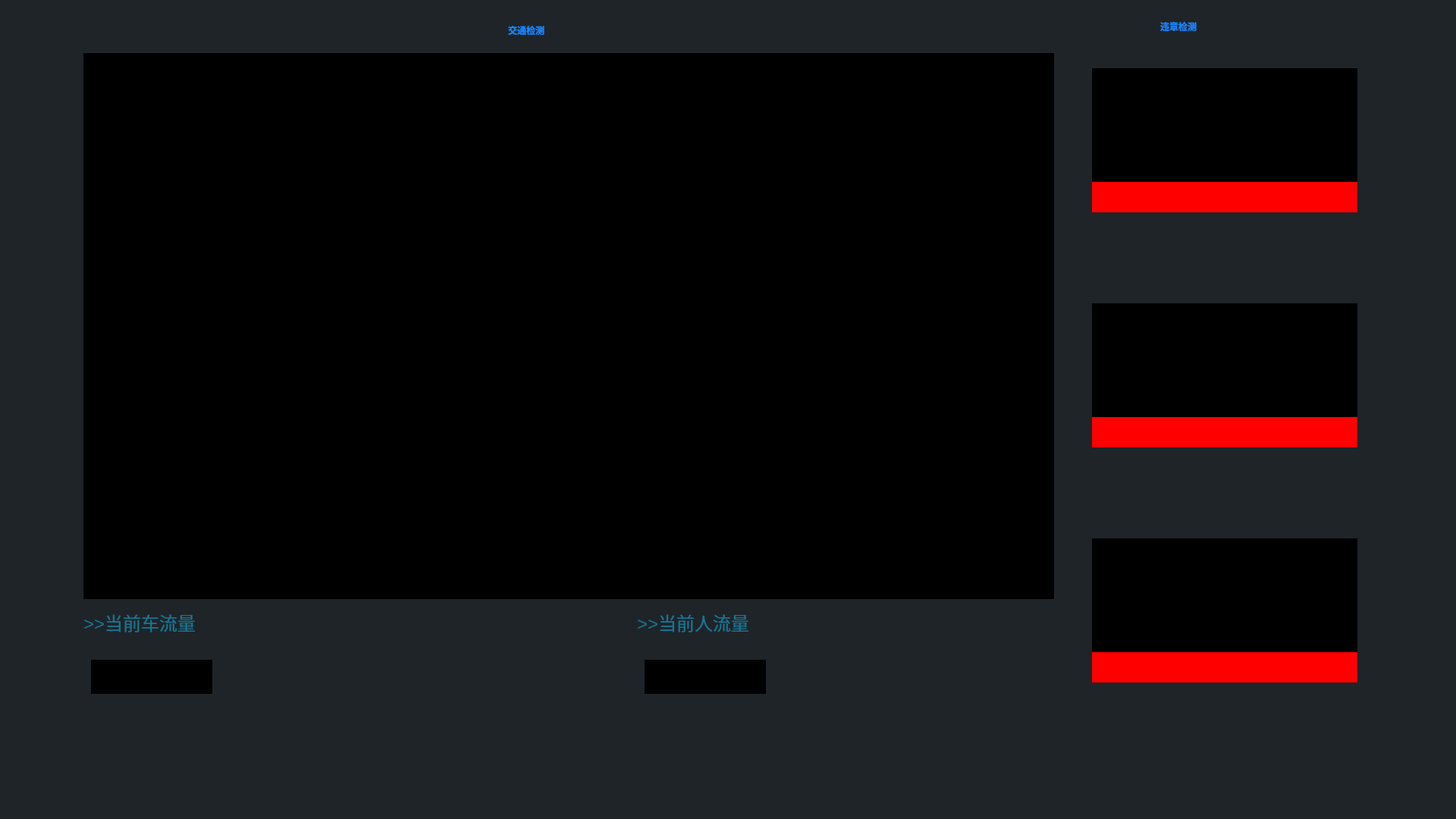
<?xml version="1.0" encoding="UTF-8"?>
<ui version="4.0">
 <class>MainWindow</class>
 <widget class="QMainWindow" name="MainWindow">
  <property name="geometry">
   <rect>
    <x>0</x>
    <y>0</y>
    <width>1920</width>
    <height>1080</height>
   </rect>
  </property>
  <property name="sizePolicy">
   <sizepolicy hsizetype="Fixed" vsizetype="Fixed">
    <horstretch>0</horstretch>
    <verstretch>0</verstretch>
   </sizepolicy>
  </property>
  <property name="minimumSize">
   <size>
    <width>1920</width>
    <height>1080</height>
   </size>
  </property>
  <property name="maximumSize">
   <size>
    <width>1920</width>
    <height>1080</height>
   </size>
  </property>
  <property name="windowTitle">
   <string>MainWindow</string>
  </property>
  <property name="styleSheet">
   <string notr="true">background:#1F2429;</string>
  </property>
  <widget class="QWidget" name="centralwidget">
   <widget class="QLabel" name="title_1">
    <property name="geometry">
     <rect>
      <x>670</x>
      <y>10</y>
      <width>161</width>
      <height>61</height>
     </rect>
    </property>
    <property name="styleSheet">
     <string notr="true">color:#1885FE;
font: 30pt &quot;幼圆&quot;;</string>
    </property>
    <property name="text">
     <string>&lt;html&gt;&lt;head/&gt;&lt;body&gt;&lt;p&gt;&lt;span style=&quot; font-weight:600;&quot;&gt;交通检测&lt;/span&gt;&lt;/p&gt;&lt;/body&gt;&lt;/html&gt;</string>
    </property>
   </widget>
   <widget class="QLabel" name="ans_label">
    <property name="geometry">
     <rect>
      <x>110</x>
      <y>70</y>
      <width>1280</width>
      <height>720</height>
     </rect>
    </property>
    <property name="sizePolicy">
     <sizepolicy hsizetype="Fixed" vsizetype="Fixed">
      <horstretch>0</horstretch>
      <verstretch>0</verstretch>
     </sizepolicy>
    </property>
    <property name="minimumSize">
     <size>
      <width>1280</width>
      <height>720</height>
     </size>
    </property>
    <property name="maximumSize">
     <size>
      <width>1280</width>
      <height>720</height>
     </size>
    </property>
    <property name="styleSheet">
     <string notr="true">background:black</string>
    </property>
    <property name="text">
     <string/>
    </property>
   </widget>
   <widget class="QLabel" name="title_2">
    <property name="geometry">
     <rect>
      <x>1530</x>
      <y>10</y>
      <width>171</width>
      <height>51</height>
     </rect>
    </property>
    <property name="styleSheet">
     <string notr="true">color:#1885FE;
font: 30pt &quot;幼圆&quot;;</string>
    </property>
    <property name="text">
     <string>&lt;html&gt;&lt;head/&gt;&lt;body&gt;&lt;p&gt;&lt;span style=&quot; font-weight:600;&quot;&gt;违章检测&lt;/span&gt;&lt;/p&gt;&lt;/body&gt;&lt;/html&gt;</string>
    </property>
   </widget>
   <widget class="QLabel" name="illegalImg1">
    <property name="geometry">
     <rect>
      <x>1440</x>
      <y>90</y>
      <width>350</width>
      <height>150</height>
     </rect>
    </property>
    <property name="minimumSize">
     <size>
      <width>350</width>
      <height>150</height>
     </size>
    </property>
    <property name="maximumSize">
     <size>
      <width>350</width>
      <height>150</height>
     </size>
    </property>
    <property name="styleSheet">
     <string notr="true">background:black;</string>
    </property>
    <property name="text">
     <string/>
    </property>
   </widget>
   <widget class="QLabel" name="statistic1">
    <property name="geometry">
     <rect>
      <x>110</x>
      <y>800</y>
      <width>171</width>
      <height>41</height>
     </rect>
    </property>
    <property name="styleSheet">
     <string notr="true">color:rgb(23, 118, 147);
font: 9pt &quot;微软雅黑&quot;;</string>
    </property>
    <property name="text">
     <string>&lt;html&gt;&lt;head/&gt;&lt;body&gt;&lt;p&gt;&lt;span style=&quot; font-size:18pt;&quot;&gt;&amp;gt;&amp;gt;当前车流量&lt;/span&gt;&lt;/p&gt;&lt;/body&gt;&lt;/html&gt;</string>
    </property>
   </widget>
   <widget class="QLabel" name="statistic2">
    <property name="geometry">
     <rect>
      <x>840</x>
      <y>800</y>
      <width>191</width>
      <height>41</height>
     </rect>
    </property>
    <property name="styleSheet">
     <string notr="true">color:rgb(23, 118, 147);
font: 20pt &quot;微软雅黑&quot;;</string>
    </property>
    <property name="text">
     <string>&lt;html&gt;&lt;head/&gt;&lt;body&gt;&lt;p&gt;&lt;span style=&quot; font-size:18pt;&quot;&gt;&amp;gt;&amp;gt;当前人流量&lt;/span&gt;&lt;/p&gt;&lt;/body&gt;&lt;/html&gt;</string>
    </property>
   </widget>
   <widget class="QLabel" name="plugnum1">
    <property name="geometry">
     <rect>
      <x>110</x>
      <y>850</y>
      <width>200</width>
      <height>100</height>
     </rect>
    </property>
    <property name="minimumSize">
     <size>
      <width>200</width>
      <height>100</height>
     </size>
    </property>
    <property name="maximumSize">
     <size>
      <width>200</width>
      <height>100</height>
     </size>
    </property>
    <property name="styleSheet">
     <string notr="true">image:url(:/newPrefix1/frame2.png)</string>
    </property>
    <property name="text">
     <string/>
    </property>
   </widget>
   <widget class="QLabel" name="plugnum2">
    <property name="geometry">
     <rect>
      <x>840</x>
      <y>850</y>
      <width>200</width>
      <height>100</height>
     </rect>
    </property>
    <property name="minimumSize">
     <size>
      <width>200</width>
      <height>100</height>
     </size>
    </property>
    <property name="maximumSize">
     <size>
      <width>200</width>
      <height>100</height>
     </size>
    </property>
    <property name="styleSheet">
     <string notr="true">image:url(:/newPrefix1/frame2.png)</string>
    </property>
    <property name="text">
     <string/>
    </property>
   </widget>
   <widget class="QLabel" name="carCountLabel">
    <property name="geometry">
     <rect>
      <x>120</x>
      <y>870</y>
      <width>160</width>
      <height>45</height>
     </rect>
    </property>
    <property name="minimumSize">
     <size>
      <width>160</width>
      <height>45</height>
     </size>
    </property>
    <property name="maximumSize">
     <size>
      <width>160</width>
      <height>45</height>
     </size>
    </property>
    <property name="styleSheet">
     <string notr="true">background:black</string>
    </property>
    <property name="text">
     <string/>
    </property>
    <property name="alignment">
     <set>Qt::AlignCenter</set>
    </property>
   </widget>
   <widget class="QLabel" name="peopleCountLabel">
    <property name="geometry">
     <rect>
      <x>850</x>
      <y>870</y>
      <width>160</width>
      <height>45</height>
     </rect>
    </property>
    <property name="minimumSize">
     <size>
      <width>160</width>
      <height>45</height>
     </size>
    </property>
    <property name="maximumSize">
     <size>
      <width>160</width>
      <height>45</height>
     </size>
    </property>
    <property name="styleSheet">
     <string notr="true">background:black</string>
    </property>
    <property name="text">
     <string/>
    </property>
    <property name="alignment">
     <set>Qt::AlignCenter</set>
    </property>
   </widget>
   <widget class="GraphicsLayoutWidget" name="carCountImg" native="true">
    <property name="geometry">
     <rect>
      <x>360</x>
      <y>810</y>
      <width>250</width>
      <height>150</height>
     </rect>
    </property>
    <property name="minimumSize">
     <size>
      <width>250</width>
      <height>150</height>
     </size>
    </property>
    <property name="maximumSize">
     <size>
      <width>251</width>
      <height>150</height>
     </size>
    </property>
    <property name="styleSheet">
     <string notr="true">background:#1F2429;</string>
    </property>
   </widget>
   <widget class="GraphicsLayoutWidget" name="peopleCountImg" native="true">
    <property name="geometry">
     <rect>
      <x>1130</x>
      <y>810</y>
      <width>250</width>
      <height>150</height>
     </rect>
    </property>
    <property name="minimumSize">
     <size>
      <width>250</width>
      <height>150</height>
     </size>
    </property>
    <property name="maximumSize">
     <size>
      <width>250</width>
      <height>150</height>
     </size>
    </property>
    <property name="styleSheet">
     <string notr="true">background:#1F2429;</string>
    </property>
   </widget>
   <widget class="QLabel" name="label_3">
    <property name="geometry">
     <rect>
      <x>1410</x>
      <y>60</y>
      <width>400</width>
      <height>250</height>
     </rect>
    </property>
    <property name="minimumSize">
     <size>
      <width>400</width>
      <height>250</height>
     </size>
    </property>
    <property name="maximumSize">
     <size>
      <width>400</width>
      <height>250</height>
     </size>
    </property>
    <property name="styleSheet">
     <string notr="true">image:url(:/newPrefix1/frame3.png);
background:transparent;</string>
    </property>
    <property name="text">
     <string/>
    </property>
   </widget>
   <widget class="QLabel" name="label_4">
    <property name="geometry">
     <rect>
      <x>1410</x>
      <y>370</y>
      <width>400</width>
      <height>250</height>
     </rect>
    </property>
    <property name="minimumSize">
     <size>
      <width>400</width>
      <height>250</height>
     </size>
    </property>
    <property name="maximumSize">
     <size>
      <width>400</width>
      <height>250</height>
     </size>
    </property>
    <property name="styleSheet">
     <string notr="true">image:url(:/newPrefix1/frame3.png)</string>
    </property>
    <property name="text">
     <string/>
    </property>
   </widget>
   <widget class="QLabel" name="label_5">
    <property name="geometry">
     <rect>
      <x>1410</x>
      <y>680</y>
      <width>400</width>
      <height>250</height>
     </rect>
    </property>
    <property name="minimumSize">
     <size>
      <width>400</width>
      <height>250</height>
     </size>
    </property>
    <property name="maximumSize">
     <size>
      <width>400</width>
      <height>250</height>
     </size>
    </property>
    <property name="styleSheet">
     <string notr="true">image:url(:/newPrefix1/frame3.png)</string>
    </property>
    <property name="text">
     <string/>
    </property>
   </widget>
   <widget class="QLabel" name="illegalImg2">
    <property name="geometry">
     <rect>
      <x>1440</x>
      <y>400</y>
      <width>350</width>
      <height>150</height>
     </rect>
    </property>
    <property name="minimumSize">
     <size>
      <width>350</width>
      <height>150</height>
     </size>
    </property>
    <property name="maximumSize">
     <size>
      <width>350</width>
      <height>150</height>
     </size>
    </property>
    <property name="styleSheet">
     <string notr="true">background:black</string>
    </property>
    <property name="text">
     <string/>
    </property>
   </widget>
   <widget class="QLabel" name="illegalImg3">
    <property name="geometry">
     <rect>
      <x>1440</x>
      <y>710</y>
      <width>350</width>
      <height>150</height>
     </rect>
    </property>
    <property name="minimumSize">
     <size>
      <width>350</width>
      <height>150</height>
     </size>
    </property>
    <property name="maximumSize">
     <size>
      <width>350</width>
      <height>150</height>
     </size>
    </property>
    <property name="styleSheet">
     <string notr="true">background:balck</string>
    </property>
    <property name="text">
     <string/>
    </property>
   </widget>
   <widget class="QLabel" name="illegalInfo1">
    <property name="geometry">
     <rect>
      <x>1440</x>
      <y>240</y>
      <width>350</width>
      <height>40</height>
     </rect>
    </property>
    <property name="minimumSize">
     <size>
      <width>350</width>
      <height>40</height>
     </size>
    </property>
    <property name="maximumSize">
     <size>
      <width>350</width>
      <height>40</height>
     </size>
    </property>
    <property name="styleSheet">
     <string notr="true">BACKGROUND:RED;</string>
    </property>
    <property name="text">
     <string/>
    </property>
    <property name="alignment">
     <set>Qt::AlignCenter</set>
    </property>
   </widget>
   <widget class="QLabel" name="illegalInfo2">
    <property name="geometry">
     <rect>
      <x>1440</x>
      <y>550</y>
      <width>350</width>
      <height>40</height>
     </rect>
    </property>
    <property name="minimumSize">
     <size>
      <width>350</width>
      <height>40</height>
     </size>
    </property>
    <property name="maximumSize">
     <size>
      <width>350</width>
      <height>40</height>
     </size>
    </property>
    <property name="styleSheet">
     <string notr="true">BACKGROUND:RED;</string>
    </property>
    <property name="text">
     <string/>
    </property>
    <property name="alignment">
     <set>Qt::AlignCenter</set>
    </property>
   </widget>
   <widget class="QLabel" name="illegalInfo3">
    <property name="geometry">
     <rect>
      <x>1440</x>
      <y>860</y>
      <width>350</width>
      <height>40</height>
     </rect>
    </property>
    <property name="minimumSize">
     <size>
      <width>350</width>
      <height>40</height>
     </size>
    </property>
    <property name="maximumSize">
     <size>
      <width>350</width>
      <height>40</height>
     </size>
    </property>
    <property name="styleSheet">
     <string notr="true">background:red;</string>
    </property>
    <property name="text">
     <string/>
    </property>
    <property name="alignment">
     <set>Qt::AlignCenter</set>
    </property>
   </widget>
   <widget class="QComboBox" name="start_comboBox">
    <property name="geometry">
     <rect>
      <x>-40</x>
      <y>940</y>
      <width>170</width>
      <height>80</height>
     </rect>
    </property>
    <property name="minimumSize">
     <size>
      <width>170</width>
      <height>80</height>
     </size>
    </property>
    <property name="maximumSize">
     <size>
      <width>170</width>
      <height>80</height>
     </size>
    </property>
    <property name="styleSheet">
     <string notr="true">QComboBox{
	image:url(:/newPrefix1/left.png);
	background-color: transparent;
	border-radius:40px;
    color:transparent;
	border: none;
}

QComboBox::drop-down{border-style: none;}

QComboBox::item {
     padding:10px 32px;
	 background-color: white;
	 alignment:AlignHCenter;
     width:100px; 
     height:50px;
     color:#2dabf9;
	 font-size:18px;
     border-bottom:2px solid #DBDBDB;
 }

QComboBox::item:selected{
	background-color: #2dabf9;
	color:white;
	font-weight:bold;
}</string>
    </property>
    <property name="insertPolicy">
     <enum>QComboBox::InsertAtCurrent</enum>
    </property>
    <item>
     <property name="text">
      <string>选择视频源</string>
     </property>
    </item>
    <item>
     <property name="text">
      <string>设置抓取路径</string>
     </property>
    </item>
    <item>
     <property name="text">
      <string>设置保存路径</string>
     </property>
    </item>
   </widget>
   <widget class="QLabel" name="label">
    <property name="geometry">
     <rect>
      <x>0</x>
      <y>0</y>
      <width>1920</width>
      <height>1080</height>
     </rect>
    </property>
    <property name="minimumSize">
     <size>
      <width>1920</width>
      <height>1080</height>
     </size>
    </property>
    <property name="maximumSize">
     <size>
      <width>1920</width>
      <height>1080</height>
     </size>
    </property>
    <property name="styleSheet">
     <string notr="true">background:#1F2429;</string>
    </property>
    <property name="text">
     <string/>
    </property>
   </widget>
   <zorder>label</zorder>
   <zorder>title_1</zorder>
   <zorder>ans_label</zorder>
   <zorder>title_2</zorder>
   <zorder>illegalImg1</zorder>
   <zorder>statistic1</zorder>
   <zorder>statistic2</zorder>
   <zorder>plugnum1</zorder>
   <zorder>plugnum2</zorder>
   <zorder>carCountLabel</zorder>
   <zorder>peopleCountLabel</zorder>
   <zorder>carCountImg</zorder>
   <zorder>peopleCountImg</zorder>
   <zorder>label_3</zorder>
   <zorder>label_4</zorder>
   <zorder>label_5</zorder>
   <zorder>illegalImg2</zorder>
   <zorder>illegalImg3</zorder>
   <zorder>illegalInfo1</zorder>
   <zorder>illegalInfo2</zorder>
   <zorder>illegalInfo3</zorder>
   <zorder>start_comboBox</zorder>
  </widget>
  <widget class="QStatusBar" name="statusbar"/>
 </widget>
 <customwidgets>
  <customwidget>
   <class>GraphicsLayoutWidget</class>
   <extends>QWidget</extends>
   <header>pyqtgraph</header>
   <container>1</container>
  </customwidget>
 </customwidgets>
 <resources>
  <include location="test.qrc"/>
 </resources>
 <connections/>
</ui>
